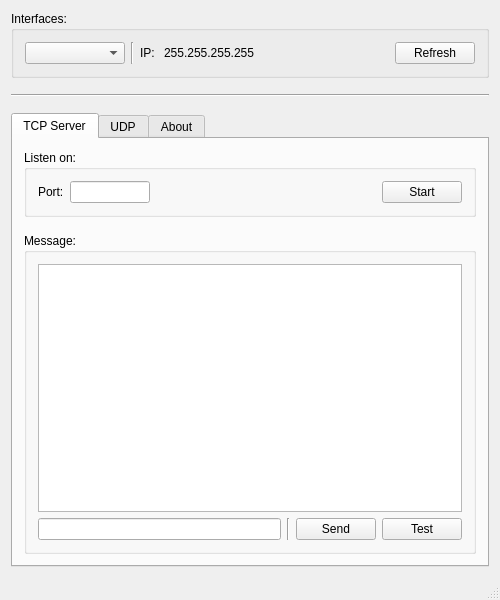
<?xml version="1.0" encoding="UTF-8"?>
<ui version="4.0">
 <class>MainWindow</class>
 <widget class="QMainWindow" name="MainWindow">
  <property name="geometry">
   <rect>
    <x>0</x>
    <y>0</y>
    <width>500</width>
    <height>600</height>
   </rect>
  </property>
  <property name="minimumSize">
   <size>
    <width>500</width>
    <height>500</height>
   </size>
  </property>
  <property name="windowTitle">
   <string>MI Game Server</string>
  </property>
  <property name="windowIcon">
   <iconset>
    <normaloff>res/socket_test.png</normaloff>res/socket_test.png</iconset>
  </property>
  <widget class="QWidget" name="centralWidget">
   <layout class="QVBoxLayout" name="verticalLayout">
    <item>
     <widget class="QGroupBox" name="groupBox_3">
      <property name="title">
       <string>Interfaces:</string>
      </property>
      <layout class="QVBoxLayout" name="verticalLayout_2">
       <item>
        <layout class="QHBoxLayout" name="horizontalLayout_5">
         <item>
          <widget class="QComboBox" name="comboBox_Interface">
           <property name="sizePolicy">
            <sizepolicy hsizetype="Preferred" vsizetype="Fixed">
             <horstretch>0</horstretch>
             <verstretch>0</verstretch>
            </sizepolicy>
           </property>
           <property name="minimumSize">
            <size>
             <width>100</width>
             <height>0</height>
            </size>
           </property>
           <property name="maximumSize">
            <size>
             <width>200</width>
             <height>16777215</height>
            </size>
           </property>
          </widget>
         </item>
         <item>
          <widget class="Line" name="line">
           <property name="orientation">
            <enum>Qt::Vertical</enum>
           </property>
          </widget>
         </item>
         <item>
          <widget class="QLabel" name="label_2">
           <property name="text">
            <string>IP: </string>
           </property>
          </widget>
         </item>
         <item>
          <widget class="QLabel" name="label_LocalIP">
           <property name="text">
            <string>255.255.255.255</string>
           </property>
          </widget>
         </item>
         <item>
          <spacer name="horizontalSpacer_5">
           <property name="orientation">
            <enum>Qt::Horizontal</enum>
           </property>
           <property name="sizeHint" stdset="0">
            <size>
             <width>40</width>
             <height>20</height>
            </size>
           </property>
          </spacer>
         </item>
         <item>
          <widget class="QPushButton" name="button_Refresh">
           <property name="text">
            <string>Refresh</string>
           </property>
          </widget>
         </item>
        </layout>
       </item>
      </layout>
     </widget>
    </item>
    <item>
     <spacer name="verticalSpacer_3">
      <property name="orientation">
       <enum>Qt::Vertical</enum>
      </property>
      <property name="sizeType">
       <enum>QSizePolicy::Fixed</enum>
      </property>
      <property name="sizeHint" stdset="0">
       <size>
        <width>20</width>
        <height>10</height>
       </size>
      </property>
     </spacer>
    </item>
    <item>
     <widget class="Line" name="line_6">
      <property name="orientation">
       <enum>Qt::Horizontal</enum>
      </property>
     </widget>
    </item>
    <item>
     <spacer name="verticalSpacer_2">
      <property name="orientation">
       <enum>Qt::Vertical</enum>
      </property>
      <property name="sizeType">
       <enum>QSizePolicy::Fixed</enum>
      </property>
      <property name="sizeHint" stdset="0">
       <size>
        <width>20</width>
        <height>10</height>
       </size>
      </property>
     </spacer>
    </item>
    <item>
     <widget class="QTabWidget" name="tabWidget">
      <property name="tabShape">
       <enum>QTabWidget::Rounded</enum>
      </property>
      <property name="currentIndex">
       <number>0</number>
      </property>

      <widget class="QWidget" name="tab_tcpServer">
       <attribute name="title">
        <string>TCP Server</string>
       </attribute>
       <layout class="QVBoxLayout" name="verticalLayout_7">
        <item>
         <widget class="QGroupBox" name="groupBox">
          <property name="title">
           <string>Listen on:</string>
          </property>
          <layout class="QVBoxLayout" name="verticalLayout_3">
           <item>
            <layout class="QHBoxLayout" name="horizontalLayout_3">
             <item>
              <widget class="QLabel" name="label_listenPort">
               <property name="sizePolicy">
                <sizepolicy hsizetype="Preferred" vsizetype="Preferred">
                 <horstretch>0</horstretch>
                 <verstretch>0</verstretch>
                </sizepolicy>
               </property>
               <property name="minimumSize">
                <size>
                 <width>0</width>
                 <height>0</height>
                </size>
               </property>
               <property name="text">
                <string>Port:</string>
               </property>
              </widget>
             </item>
             <item>
              <widget class="QLineEdit" name="lineEdit_TcpServerListenPort">
               <property name="minimumSize">
                <size>
                 <width>80</width>
                 <height>0</height>
                </size>
               </property>
               <property name="maximumSize">
                <size>
                 <width>80</width>
                 <height>16777215</height>
                </size>
               </property>
              </widget>
             </item>
             <item>
              <spacer name="horizontalSpacer_2">
               <property name="orientation">
                <enum>Qt::Horizontal</enum>
               </property>
               <property name="sizeHint" stdset="0">
                <size>
                 <width>40</width>
                 <height>20</height>
                </size>
               </property>
              </spacer>
             </item>
             <item>
              <widget class="QPushButton" name="button_TcpServer">
               <property name="text">
                <string>Start</string>
               </property>
              </widget>
             </item>
            </layout>
           </item>
          </layout>
         </widget>
        </item>
        <item>
         <spacer name="verticalSpacer">
          <property name="orientation">
           <enum>Qt::Vertical</enum>
          </property>
          <property name="sizeType">
           <enum>QSizePolicy::Fixed</enum>
          </property>
          <property name="sizeHint" stdset="0">
           <size>
            <width>20</width>
            <height>10</height>
           </size>
          </property>
         </spacer>
        </item>
        <item>
         <widget class="QGroupBox" name="groupBox_5">
          <property name="title">
           <string>Message:</string>
          </property>
          <layout class="QVBoxLayout" name="verticalLayout_8">
           <item>
            <widget class="QTextBrowser" name="textBrowser_TcpServerMessage"/>
           </item>
           <item>
            <layout class="QHBoxLayout" name="horizontalLayout_2">
             <item>
              <widget class="QLineEdit" name="lineEdit_TcpServerSend"/>
             </item>
             <item>
              <widget class="Line" name="line_7">
               <property name="orientation">
                <enum>Qt::Vertical</enum>
               </property>
              </widget>
             </item>
             <item>
              <widget class="QPushButton" name="button_TcpServerSend">
               <property name="text">
                <string>Send</string>
               </property>
              </widget>
              </item>

              <item>
              <widget class="QPushButton" name="button_test">
               <property name="text">
                <string>Test</string>
               </property>
              </widget>
              </item>
            
            </layout>
           </item>
          </layout>
         </widget>
        </item>
       </layout>
      </widget>
      <widget class="QWidget" name="tab_udp">
       <attribute name="title">
        <string>UDP</string>
       </attribute>
       <layout class="QVBoxLayout" name="verticalLayout_9">
        <item>
         <widget class="QGroupBox" name="groupBox_6">
          <property name="title">
           <string>Listen on:</string>
          </property>
          <layout class="QVBoxLayout" name="verticalLayout_10">
           <item>
            <layout class="QHBoxLayout" name="horizontalLayout_4">
             <item>
              <widget class="QLabel" name="label_3">
               <property name="text">
                <string>Port:</string>
               </property>
              </widget>
             </item>
             <item>
              <widget class="QLineEdit" name="lineEdit_UdpListenPort">
               <property name="sizePolicy">
                <sizepolicy hsizetype="Preferred" vsizetype="Fixed">
                 <horstretch>0</horstretch>
                 <verstretch>0</verstretch>
                </sizepolicy>
               </property>
               <property name="minimumSize">
                <size>
                 <width>80</width>
                 <height>0</height>
                </size>
               </property>
               <property name="maximumSize">
                <size>
                 <width>80</width>
                 <height>16777215</height>
                </size>
               </property>
              </widget>
             </item>
             <item>
              <spacer name="horizontalSpacer_3">
               <property name="orientation">
                <enum>Qt::Horizontal</enum>
               </property>
               <property name="sizeHint" stdset="0">
                <size>
                 <width>40</width>
                 <height>20</height>
                </size>
               </property>
              </spacer>
             </item>
             <item>
              <widget class="QPushButton" name="button_Udp">
               <property name="text">
                <string>Start</string>
               </property>
              </widget>
             </item>
            </layout>
           </item>
          </layout>
         </widget>
        </item>
        <item>
         <spacer name="verticalSpacer_5">
          <property name="orientation">
           <enum>Qt::Vertical</enum>
          </property>
          <property name="sizeType">
           <enum>QSizePolicy::Fixed</enum>
          </property>
          <property name="sizeHint" stdset="0">
           <size>
            <width>20</width>
            <height>10</height>
           </size>
          </property>
         </spacer>
        </item>
        <item>
         <widget class="QGroupBox" name="groupBox_8">
          <property name="title">
           <string>Message:</string>
          </property>
          <layout class="QVBoxLayout" name="verticalLayout_11">
           <item>
            <widget class="QTextBrowser" name="textBrowser_UdpMessage"/>
           </item>
           <item>
            <widget class="QGroupBox" name="groupBox_7">
             <property name="title">
              <string>Send to:</string>
             </property>
             <layout class="QVBoxLayout" name="verticalLayout_12">
              <item>
               <layout class="QHBoxLayout" name="horizontalLayout_8">
                <item>
                 <widget class="QLabel" name="label">
                  <property name="text">
                   <string>IP:</string>
                  </property>
                 </widget>
                </item>
                <item>
                 <widget class="QLineEdit" name="lineEdit_UdpTargetIP">
                  <property name="sizePolicy">
                   <sizepolicy hsizetype="Preferred" vsizetype="Fixed">
                    <horstretch>0</horstretch>
                    <verstretch>0</verstretch>
                   </sizepolicy>
                  </property>
                  <property name="minimumSize">
                   <size>
                    <width>200</width>
                    <height>0</height>
                   </size>
                  </property>
                  <property name="maximumSize">
                   <size>
                    <width>200</width>
                    <height>16777215</height>
                   </size>
                  </property>
                 </widget>
                </item>
                <item>
                 <widget class="Line" name="line_2">
                  <property name="orientation">
                   <enum>Qt::Vertical</enum>
                  </property>
                 </widget>
                </item>
                <item>
                 <widget class="QLabel" name="label_4">
                  <property name="text">
                   <string>Port:</string>
                  </property>
                 </widget>
                </item>
                <item>
                 <widget class="QLineEdit" name="lineEdit_UdpTargetPort">
                  <property name="enabled">
                   <bool>true</bool>
                  </property>
                  <property name="sizePolicy">
                   <sizepolicy hsizetype="Preferred" vsizetype="Fixed">
                    <horstretch>0</horstretch>
                    <verstretch>0</verstretch>
                   </sizepolicy>
                  </property>
                  <property name="minimumSize">
                   <size>
                    <width>80</width>
                    <height>0</height>
                   </size>
                  </property>
                  <property name="maximumSize">
                   <size>
                    <width>80</width>
                    <height>16777215</height>
                   </size>
                  </property>
                  <property name="baseSize">
                   <size>
                    <width>0</width>
                    <height>0</height>
                   </size>
                  </property>
                 </widget>
                </item>
                <item>
                 <spacer name="horizontalSpacer_4">
                  <property name="orientation">
                   <enum>Qt::Horizontal</enum>
                  </property>
                  <property name="sizeHint" stdset="0">
                   <size>
                    <width>40</width>
                    <height>20</height>
                   </size>
                  </property>
                 </spacer>
                </item>
               </layout>
              </item>
              <item>
               <widget class="Line" name="line_3">
                <property name="orientation">
                 <enum>Qt::Horizontal</enum>
                </property>
               </widget>
              </item>
              <item>
               <layout class="QHBoxLayout" name="horizontalLayout_6">
                <item>
                 <widget class="QLineEdit" name="lineEdit_UdpSend"/>
                </item>
                <item>
                 <widget class="Line" name="line_8">
                  <property name="orientation">
                   <enum>Qt::Vertical</enum>
                  </property>
                 </widget>
                </item>
                <item>
                 <widget class="QPushButton" name="button_UdpSend">
                  <property name="text">
                   <string>Send</string>
                  </property>
                 </widget>
                </item>
               </layout>
              </item>
             </layout>
            </widget>
           </item>
          </layout>
         </widget>
        </item>
       </layout>
      </widget>

      <widget class="QWidget" name="tab">
       <attribute name="title">
        <string>About</string>
       </attribute>
       <layout class="QVBoxLayout" name="verticalLayout_13">
        <item>
         <spacer name="verticalSpacer_7">
          <property name="orientation">
           <enum>Qt::Vertical</enum>
          </property>
          <property name="sizeType">
           <enum>QSizePolicy::Fixed</enum>
          </property>
          <property name="sizeHint" stdset="0">
           <size>
            <width>20</width>
            <height>20</height>
           </size>
          </property>
         </spacer>
        </item>
        <item>
         <widget class="QLabel" name="label_5">
          <property name="font">
           <font>
            <pointsize>18</pointsize>
           </font>
          </property>
          <property name="cursor">
           <cursorShape>ArrowCursor</cursorShape>
          </property>
          <property name="layoutDirection">
           <enum>Qt::LeftToRight</enum>
          </property>
          <property name="text">
           <string>MI Game Server</string>
          </property>
          <property name="alignment">
           <set>Qt::AlignCenter</set>
          </property>
          <property name="textInteractionFlags">
           <set>Qt::LinksAccessibleByMouse|Qt::TextSelectableByMouse</set>
          </property>
         </widget>
        </item>
        <item>
         <widget class="QLabel" name="label_AppVersion">
          <property name="text">
           <string>Metodología de Investigación | TUP | UTN-FRM</string>
          </property>
          <property name="alignment">
           <set>Qt::AlignCenter</set>
          </property>
          <property name="textInteractionFlags">
           <set>Qt::LinksAccessibleByMouse</set>
          </property>
         </widget>
        </item>
        <item>
         <widget class="QLabel" name="label_7">
          <property name="text">
           <string>Giunta - Guillot - Miralles</string>
          </property>
          <property name="alignment">
           <set>Qt::AlignCenter</set>
          </property>
         </widget>
        </item>
        <item>
         <widget class="QLabel" name="label_GitHub">
          <property name="text">
           <string>&lt;html&gt;&lt;head/&gt;&lt;body&gt;&lt;p&gt;&lt;a href=&quot;https://github.com/UTN-FRM-TUP/GrupoO-TT&quot; target=&quot;_blank&quot;&gt;&lt;span style=&quot; text-decoration: underline; color:#0000ff;&quot;&gt;Source code on Github, ask for permissions&lt;/span&gt;&lt;/a&gt;&lt;/p&gt;&lt;/body&gt;&lt;/html&gt;</string>
          </property>
          <property name="alignment">
           <set>Qt::AlignCenter</set>
          </property>
          <property name="textInteractionFlags">
           <set>Qt::LinksAccessibleByMouse|Qt::TextSelectableByMouse</set>
          </property>
         </widget>
        </item>

        <item>
         <spacer name="verticalSpacer_6">
          <property name="orientation">
           <enum>Qt::Vertical</enum>
          </property>
          <property name="sizeHint" stdset="0">
           <size>
            <width>20</width>
            <height>40</height>
           </size>
          </property>
         </spacer>
        </item>
       </layout>
      </widget>
     </widget>
    </item>
   </layout>
  </widget>
  <widget class="QMenuBar" name="menuBar">
   <property name="geometry">
    <rect>
     <x>0</x>
     <y>0</y>
     <width>500</width>
     <height>22</height>
    </rect>
   </property>
  </widget>
  <widget class="QStatusBar" name="status_bar"/>
 </widget>
 <layoutdefault spacing="6" margin="11"/>
 <resources/>
 <connections/>
</ui>
